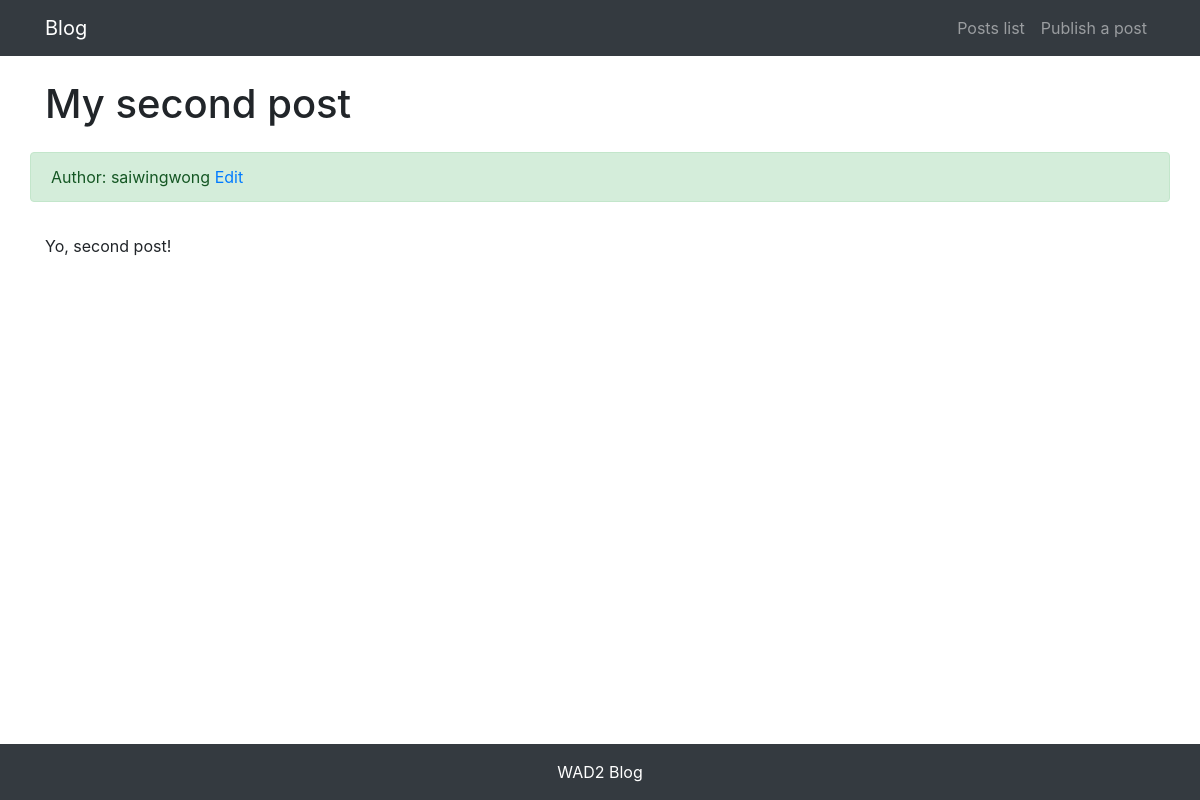
Before: /post/post-list/2/ with the older database file.
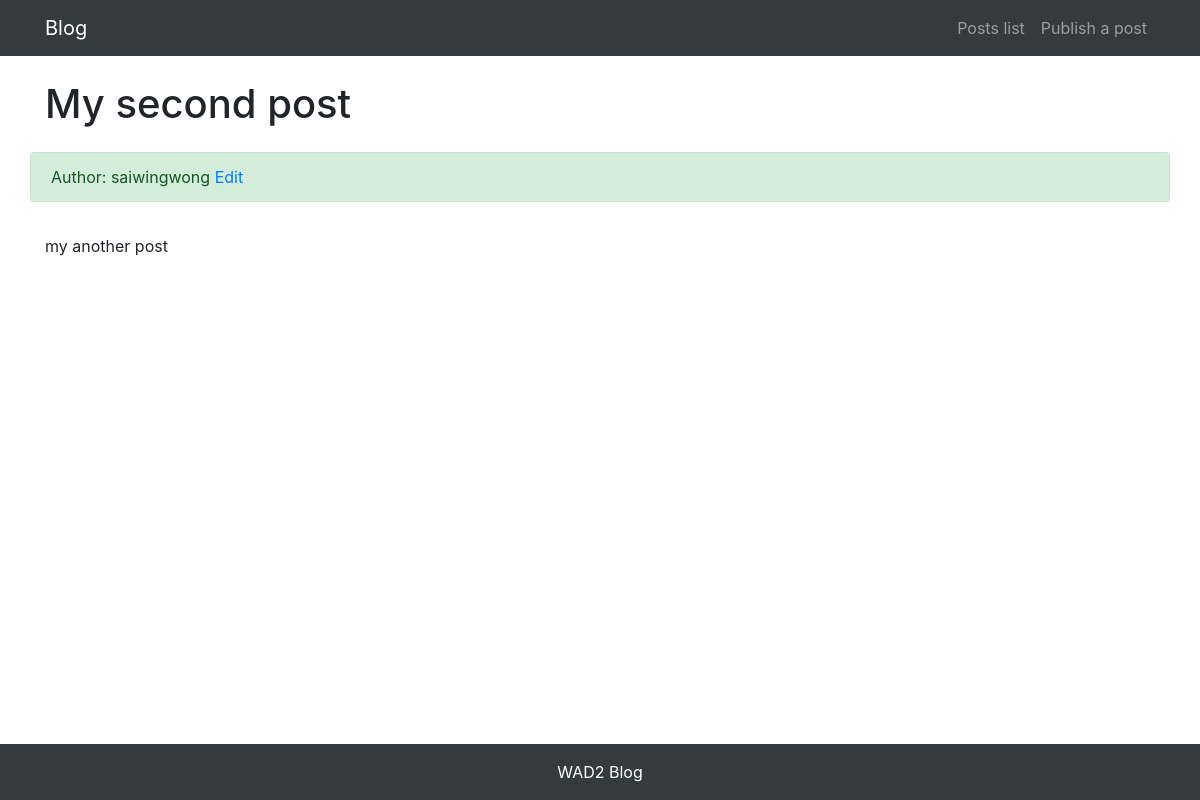
After: the same page with the newer database file.
### post/models.py (models this page shows, shortened)
class Post(models.Model):
    author = models.ForeignKey(User, on_delete=models.CASCADE)
    title = models.CharField(max_length = 50)
    body = models.TextField()
    created_time = models.DateTimeField(default = timezone.now)
    update_time = models.DateTimeField(auto_now=True)
    class Meta:
        ordering = ('-created_time', )

### post/views.py (the view)
# urls.py: path('post-list/<int:id>/', views.post_detail, name='post_detail'),
def post_detail(request, id):
    post = Post.objects.get(id=id)
    post.body = markdown.markdown(post.body, extentions=[
        'markdown.extensions.extra',
    ])
    context = {'post':post}
    return render(request, 'post/detail.html', context)

### templates/post/detail.html (shortened to what this page needs)
{% extends "base.html" %}
{% load staticfiles %}
{% block content %}
<div class="container">
    <div class="row">
    <h1 class="col-12 mt-4 mb-4"> {{post.title}}  </h1>
    <div class="col-12 alert alert-success"> Author: {{post.author}}
        <a href="{% url "post:post_update" post.id %}"> Edit </a>
    </div>
        <div class="col-12">
            <p>{{post.body|safe}}</p>
        </div>
    </div>
</div>
{% endblock content %}

Changed rows visible on the page:
changed Post "My second post": body "Yo, second post!" → "my another post"
